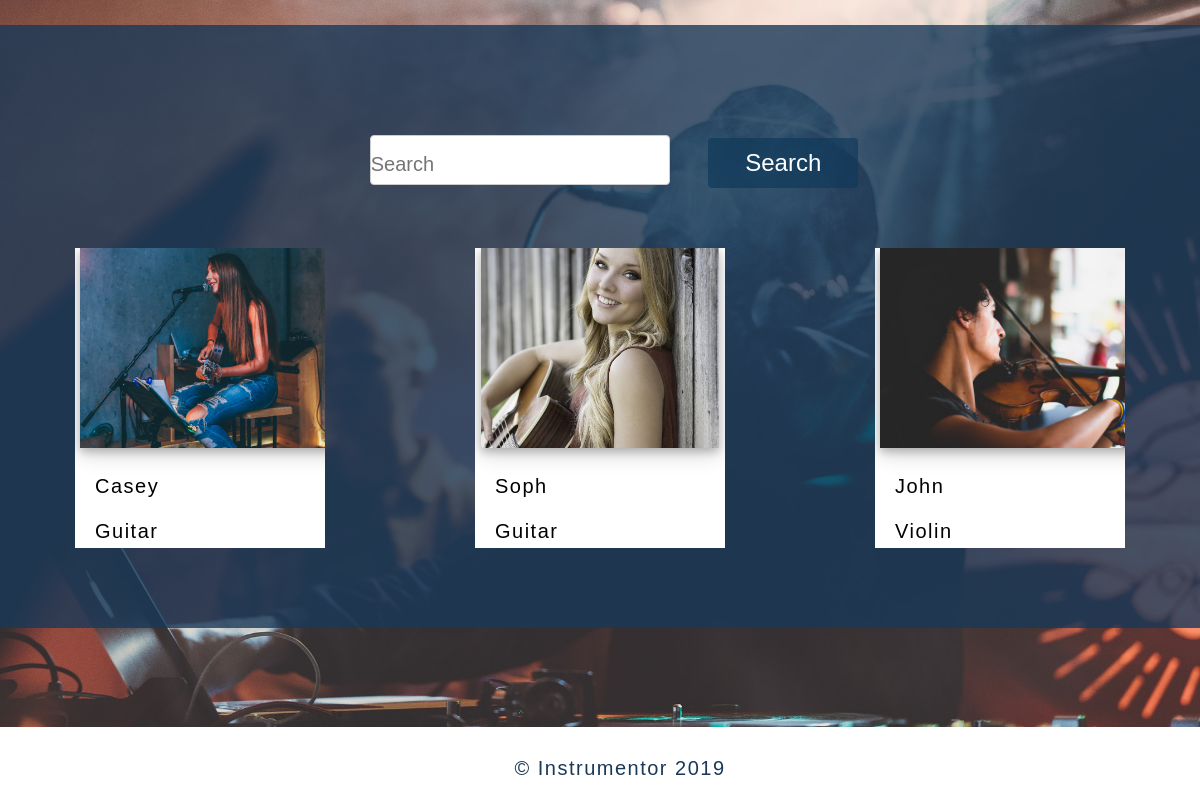
Screenshot of /home/students with the database file from the repository.
### home/models.py (models this page shows, shortened)
class Student(models.Model):
    profile_pic = models.ImageField(upload_to="images/", default="concert.jpg") # pip3 install pillow
    name = models.CharField(max_length=150)
    about = models.TextField(null=True, blank=True)
    instrument_req = models.BooleanField(null=True, blank=True)
    instrument = models.ForeignKey('Instrument', on_delete=models.SET_NULL, null=True)
    user = models.OneToOneField(User, on_delete=models.CASCADE, null=False, primary_key=True)

class Instrument(models.Model):
    name = models.CharField(max_length=150)
    def __str__(self):
        return self.name

### home/views.py (the view)
# urls.py: path('students', views.StudentListView.as_view(), name='students'),
class StudentListView(generic.ListView):
    model = Student
    def get_queryset(self):
        result = super(StudentListView, self).get_queryset()
        query = self.request.GET.get('q')
        if query:
            query_list = query.split()
            result = result.filter(Q(name__icontains=query) |
                (Q(about__icontains=query) |
                (Q(instrument__name__icontains=query)))
            )
        return result

### home/templates/home/student_list.html (shortened to what this page needs)
{% extends 'base.html' %}
{% block content %}
<section class="content2">
  <br> <br>
  <br> <br>
  <div class="btn-group">
    <form id="searchform" action="{% url 'students' %}" method="get" accept-charset="utf-8">
     <input name="q" type="search" placeholder="Search">
     <button class="button1" type="submit">Search</button>
    </form>
  </div>
    <div class="flexbox">
    {% for student in student_list %}
     <section class="boxes">
        <span id="box">
          <div class="boxcontainer">
            <a href="{% url 'student_detail' student.pk %}" alt="Profile">
            <img src="{{ student.profile_pic.url }}"></a>
            <p>{{ student.name|capfirst }}</p>
            <p>{{ student.instrument|capfirst }}</p>
          </div>
        </span>
      </section>
      {% endfor %}
    </div>
</section>
{% endblock %}

### static/style.css (style rules this page uses)
body p { font-size: 20px; }
.btn-group { width: 100%; display:inline-block; text-align: center; padding-bottom: 5px; }
.btn-group .button1 { background-color: rgba(16, 57, 90, 0.7); color: white; cursor: pointer; width: 150px; height: 50px; border-radius: 4px; border: none; text-align: center; font-size: 24px; margin: 2px; }
.btn-group:after { content: ""; clear: both; display: table; }
a { color: rgba(26, 57, 88, 0.8); text-decoration: none; font-size:20px; padding:2%; }
header p { text-align:center; }
input[type=search] { width: 300px; height:50px; font-size: 20px; padding: 8px 40px 0 0 ; margin: 10px 30px 20px 30px ; display: inline-block; border: 1px solid #ccc; border-radius: 4px; box-sizing: border-box; }
.content2 { padding-bottom: 5%; color:white; text-align: center; background-color:rgba(26, 57, 88, 0.8); width:100%; }
.boxes p { color: black; text-align: left; padding-left: 20px; }
.boxes { margin: 20px; justify-content: center; width: 100%; flex-wrap: wrap; }
.boxcontainer { background-color: white; height:300px; width: 250px; margin:auto; overflow:hidden; z-index: -1; }
#box img { height:200px; justify-content: center; align-items: stretch; box-shadow: 0 4px 8px 0 rgba(0, 0, 0, 0.2), 0 6px 20px 0 rgba(0, 0, 0, 0.19); }
.flexbox { display: flex; }

### rows the page displays
Student: profile_pic (picture), name "Casey", instrument "Guitar"
Student: profile_pic (picture), name "Soph", instrument "Guitar"
Student: profile_pic (picture), name "John", instrument "Violin"
